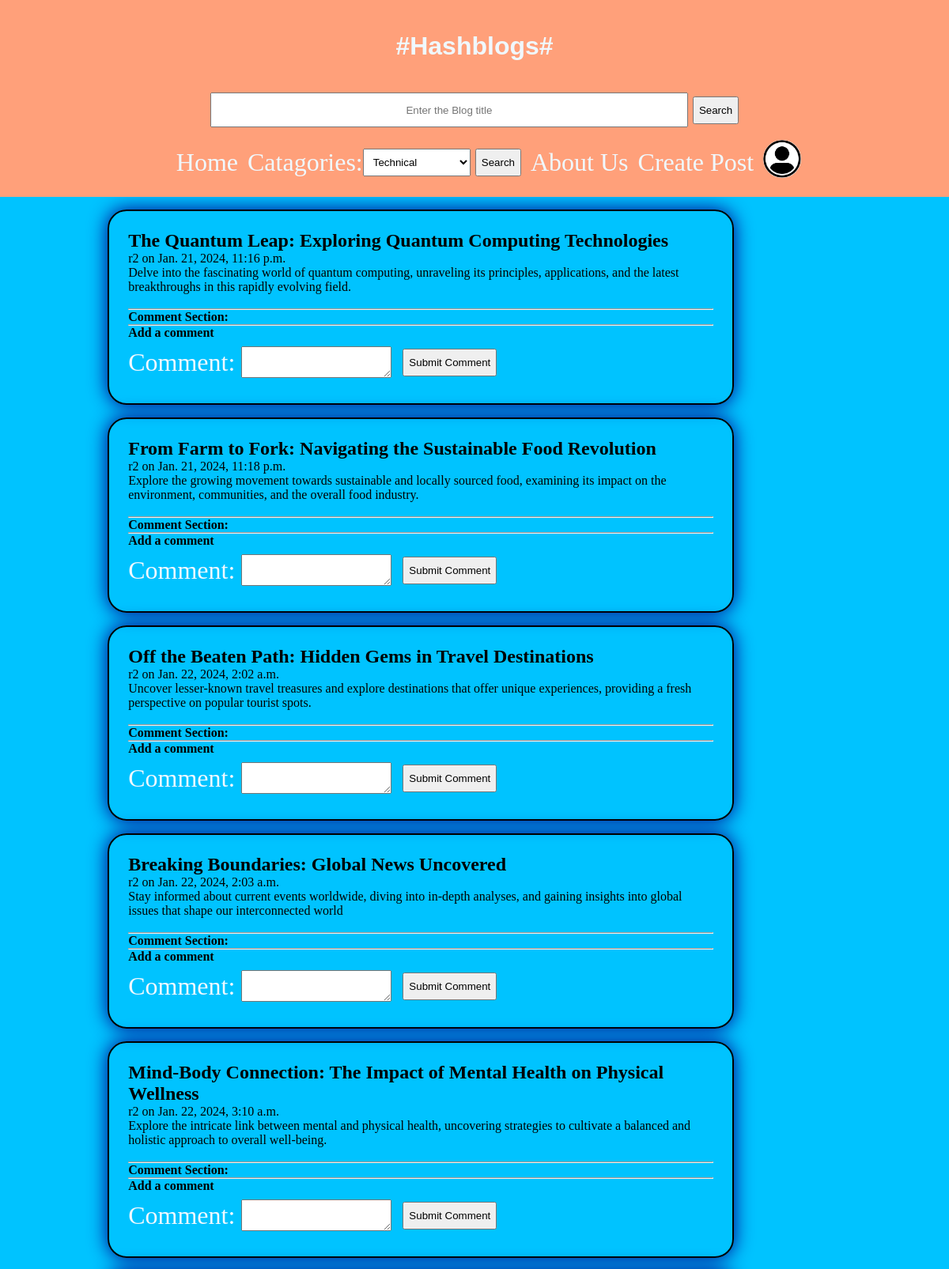
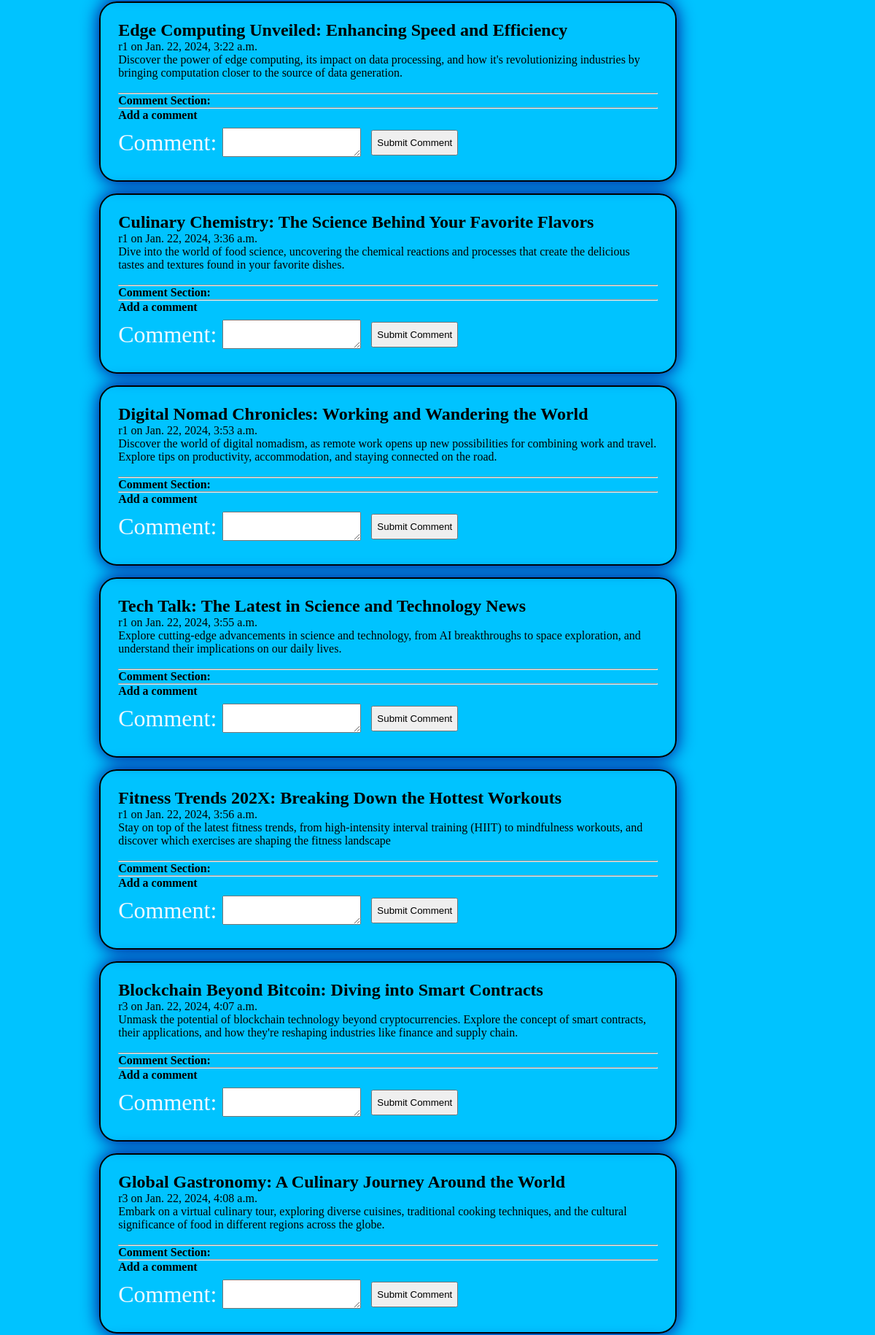
/Catagories (upper part), run on the app's committed database (2 pictures, top to bottom).
### blog/models.py (models this page shows)
class BlogPost(models.Model):
    title = models.CharField(max_length=255)
    Catagories = models.CharField(max_length=255, default = "Others")
    content = models.TextField()
    author = models.ForeignKey(User, on_delete=models.CASCADE)
    date_posted = models.DateTimeField()
    def __str__(self):
        return self.title

### blog/views.py (the view)
# urls.py: path('Catagories',views.catagories,name='Catagories'),
def catagories(request):
    query = request.GET.get('Catagories','')
    print(query)
    results=BlogPost.objects.filter(Catagories__icontains=query)
    print(results)
    context={'posts':results}
    return render(request,'index.html',context)

### template/index.html (shortened to what this page needs)
{% extends "Base.html" %}
{% load static %}
    {% block stylesheet %}
    <link rel="stylesheet" href="{% static 'styleindex.css' %}">
    {% endblock stylesheet %}
    {% block body %}
    <div class="body">
        <div class="blogs">
            {% for posts in posts %}
            <div class="blog">
                <h2>{{posts.title}}</h2>
                <p>{{posts.author}} on {{posts.date_posted}}</p>
                <p>{{posts.content}}</p> <br>
                <hr>
                <h4>Comment Section:</h4>
                <hr>
                <h4>Add a comment</h4>
                <div class="new_comment">
                    <form method="post" action="{% url 'post_detail' pk=posts.pk %}">
                        <label for="content">Comment:</label>
                        <textarea name="content" rows="2" cols="30" required></textarea>
                        <br>
                        <button type="submit">Submit Comment</button>
                    </form>
                </div>
            </div>
            {% endfor %}
        </div>
    </div>
    {% endblock body %}

### template/base.html (shortened to what this page needs)
{% load static %}
<!DOCTYPE html>
<html lang="en">
<head>
    <link rel="stylesheet" href="{% static 'stylebase.css' %}">
    {% block stylesheet %}
    {% endblock stylesheet %}
</head>
<body>
    <div class="nav">
        <div class="heading">
            <a href="about"><h1>#Hashblogs#</h1></a>
        </div>
        <div class="search">
            <form method="get" action="{% url 'search' %}">
                <input type="text" id="search" name="q" placeholder="Enter the Blog title">
                <button type="submit">Search</button>
            </form>
        </div>
        <nav>
            <ol><a href="/" id="home">Home</a></ol>
            <ol>
                <form method="get" id="Catagories_form" action="{% url 'Catagories' %}">
                    <label for="Catagories">Catagories:</label>
                    <select name="Catagories" id="Catagories">
                        <option value="Technical">Technical</option>
                    </select>
                <button type="submit">Search</button>
            </form>
            </ol>
            <ol><a href="about">About Us</a></ol>
            <ol><a href="create_post">Create Post</a></ol>
            <ol><a  id="acc" href="account"><img src="{% static 'User-icon.png' %}" alt="Profile"></a></ol>
        </nav>
    </div>
    <div class="body1">
        {% block body %}
        {% endblock body %}
    </div>
</body>
</html>

### static/stylebase.css (style rules this page uses)
* { margin: 0; padding: 0; }
.nav { position: -webkit-sticky; position: sticky; top: 0vh; background-color:lightsalmon; display: flex; flex-direction: row; align-items: center; color: aliceblue; z-index: 100; }
.heading { font-family: Arial, Helvetica, sans-serif; font-weight: 600; padding: 5vh 3vw; }
.heading a { text-decoration: none; color: inherit; }
nav { margin-left: 3vw; display: flex; flex-direction: row; align-items: center; justify-content: space-evenly; }
nav ol { padding: 2vh .5vw; text-decoration: none; font-size: 3vh; display: flex; align-items: center; opacity: 0; animation: slideleft .7s ease forwards; }
nav ol a,label { align-items: center; text-decoration: none; font-size: 4vh; color: aliceblue; }
select { padding: 1vh; }
input { text-align: center; width: 18vw; height: 5vh; }
textarea { width: 15vw; margin: 1vh; }
button { padding: 1vh .5vw; margin-left: .5vw; }
img { height: 6vh; border-radius: 60%; width:4vw }
@media screen and (max-width:1450px) { .nav { display: flex; flex-direction: column; } }
@media screen and (max-width:1450px) { input { width: 50vw; } }

### static/styleindex.css (style rules this page uses)
* { margin: 0; padding: 0; }
.body { min-height: 80vh; background-color: rgb(0, 195, 255); display: flex; flex-direction: row-reverse; align-items: center; justify-content: center; }
.blogs { max-width: 70%; }
form { display: flex; align-items: center; }
.blog { border: 2px solid black; margin: 2vh 2vw; padding: 2vw; border-radius: 3vh; box-shadow: 0 0 2vw darkblue; }
textarea { padding: .5vh; }

### data on the page
BlogPost: title "The Quantum Leap: Exploring Quantum Computing Technologies", author "r2", date_posted "Jan. 21, 2024, 11:16 p.m.", content "Delve into the fascinating world of quantum computing, unraveling its principles, applications, and the latest breakthroughs in this rapidly evolving field."
BlogPost: title "From Farm to Fork: Navigating the Sustainable Food Revolution", author "r2", date_posted "Jan. 21, 2024, 11:18 p.m.", content "Explore the growing movement towards sustainable and locally sourced food, examining its impact on the environment, communities, and the overall food industry."
BlogPost: title "Off the Beaten Path: Hidden Gems in Travel Destinations", author "r2", date_posted "Jan. 22, 2024, 2:02 a.m.", content "Uncover lesser-known travel treasures and explore destinations that offer unique experiences, providing a fresh perspective on popular tourist spots."
BlogPost: title "Breaking Boundaries: Global News Uncovered", author "r2", date_posted "Jan. 22, 2024, 2:03 a.m.", content "Stay informed about current events worldwide, diving into in-depth analyses, and gaining insights into global issues that shape our interconnected world"
BlogPost: title "Mind-Body Connection: The Impact of Mental Health on Physical Wellness", author "r2", date_posted "Jan. 22, 2024, 3:10 a.m.", content "Explore the intricate link between mental and physical health, uncovering strategies to cultivate a balanced and holistic approach to overall well-being."
BlogPost: title "Edge Computing Unveiled: Enhancing Speed and Efficiency", author "r1", date_posted "Jan. 22, 2024, 3:22 a.m.", content "Discover the power of edge computing, its impact on data processing, and how it's revolutionizing industries by bringing computation closer to the source of data generation."
BlogPost: title "Culinary Chemistry: The Science Behind Your Favorite Flavors", author "r1", date_posted "Jan. 22, 2024, 3:36 a.m.", content "Dive into the world of food science, uncovering the chemical reactions and processes that create the delicious tastes and textures found in your favorite dishes."
BlogPost: title "Digital Nomad Chronicles: Working and Wandering the World", author "r1", date_posted "Jan. 22, 2024, 3:53 a.m.", content "Discover the world of digital nomadism, as remote work opens up new possibilities for combining work and travel. Explore tips on productivity, accommodation, and staying connected on the road."
BlogPost: title "Tech Talk: The Latest in Science and Technology News", author "r1", date_posted "Jan. 22, 2024, 3:55 a.m.", content "Explore cutting-edge advancements in science and technology, from AI breakthroughs to space exploration, and understand their implications on our daily lives."
BlogPost: title "Fitness Trends 202X: Breaking Down the Hottest Workouts", author "r1", date_posted "Jan. 22, 2024, 3:56 a.m.", content "Stay on top of the latest fitness trends, from high-intensity interval training (HIIT) to mindfulness workouts, and discover which exercises are shaping the fitness landscape"
BlogPost: title "Blockchain Beyond Bitcoin: Diving into Smart Contracts", author "r3", date_posted "Jan. 22, 2024, 4:07 a.m.", content "Unmask the potential of blockchain technology beyond cryptocurrencies. Explore the concept of smart contracts, their applications, and how they're reshaping industries like finance and supply chain."
BlogPost: title "Global Gastronomy: A Culinary Journey Around the World", author "r3", date_posted "Jan. 22, 2024, 4:08 a.m.", content "Embark on a virtual culinary tour, exploring diverse cuisines, traditional cooking techniques, and the cultural significance of food in different regions across the globe."
